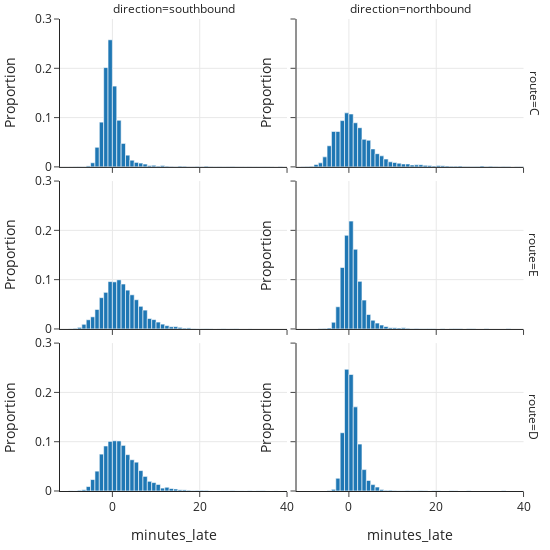

Source (notebook cell):
### Markdown cell above
# Exploring Bus Times

We learned a lot about the data as we cleaned and simplified it, but before we begin to model wait time, we want to dig deeper to better understand the phenomena of bus lateness. We have narrowed our focus to the bus activity at one stop (Third Avenue and Pike Street) over a two-month period. And, we saw that the distribution of the lateness of a bus is skewed to the right with some buses being very late indeed. In this exploratory phase, we might ask:

+ Does the distribution of lateness look the same for all three bus lines?
+ Does it matter whether the bus is traveling north or south?
+ How does the time of day relate to how late the bus is?
+ Are the buses scheduled to arrive at regular intervals throughout the day? 

Answering these questions helps us better determine how to model. 

Recall from {numref}`Chapter %s <ch:modeling>` that we found the median time a bus was late was 3/4 of a minute. But, this doesn't match the median we calculated for all bus routes and directions (1/2 a minute). Could that be due to the focus on northbound line C buses in that chapter? We can look at histograms of lateness for each of the six combinations of bus line and direction, and these histograms also address the first two questions of our exploratory phase.

### Code cell
fig = px.histogram(bus, x='minutes_late',
                   histnorm='probability density',
                   nbins = 200,
                facet_row='route', facet_col='direction',
                width=550, height=550)

fig.update_xaxes(range=[-12, 40])
fig.update_yaxes(range=[0, 0.3], 
                 title="Proportion")

fig.show()

### Figure 1 — Plotly figure (JSON) as saved in the notebook; plotly's stock layout.template omitted (floating-point values rounded to 4 significant figures; data arrays with more than 128 entries replaced by an {"elided": "..."} marker saying what was removed)
{"data": [{"alignmentgroup": "True", "bingroup": "x", "histnorm": "probability density", "hovertemplate": "route=C<br>direction=southbound<br>minutes_late=%{x}<br>probability density=%{y}<extra></extra>", "legendgroup": "", "marker": {"color": "#1F77B4", "pattern": {"shape": ""}}, "name": "", "nbinsx": 200, "offsetgroup": "", "orientation": "v", "showlegend": false, "type": "histogram", "x": {"elided": "6551 float values"}, "xaxis": "x5", "yaxis": "y5"}, {"alignmentgroup": "True", "bingroup": "x", "histnorm": "probability density", "hovertemplate": "route=C<br>direction=northbound<br>minutes_late=%{x}<br>probability density=%{y}<extra></extra>", "legendgroup": "", "marker": {"color": "#1F77B4", "pattern": {"shape": ""}}, "name": "", "nbinsx": 200, "offsetgroup": "", "orientation": "v", "showlegend": false, "type": "histogram", "x": {"elided": "6677 float values"}, "xaxis": "x6", "yaxis": "y6"}, {"alignmentgroup": "True", "bingroup": "x", "histnorm": "probability density", "hovertemplate": "route=E<br>direction=southbound<br>minutes_late=%{x}<br>probability density=%{y}<extra></extra>", "legendgroup": "", "marker": {"color": "#1F77B4", "pattern": {"shape": ""}}, "name": "", "nbinsx": 200, "offsetgroup": "", "orientation": "v", "showlegend": false, "type": "histogram", "x": {"elided": "6221 float values"}, "xaxis": "x3", "yaxis": "y3"}, {"alignmentgroup": "True", "bingroup": "x", "histnorm": "probability density", "hovertemplate": "route=E<br>direction=northbound<br>minutes_late=%{x}<br>probability density=%{y}<extra></extra>", "legendgroup": "", "marker": {"color": "#1F77B4", "pattern": {"shape": ""}}, "name": "", "nbinsx": 200, "offsetgroup": "", "orientation": "v", "showlegend": false, "type": "histogram", "x": {"elided": "6289 float values"}, "xaxis": "x4", "yaxis": "y4"}, {"alignmentgroup": "True", "bingroup": "x", "histnorm": "probability density", "hovertemplate": "route=D<br>direction=southbound<br>minutes_late=%{x}<br>probability density=%{y}<extra></extra>", "legendgroup": "", "marker": {"color": "#1F77B4", "pattern": {"shape": ""}}, "name": "", "nbinsx": 200, "offsetgroup": "", "orientation": "v", "showlegend": false, "type": "histogram", "x": {"elided": "6546 float values"}, "xaxis": "x", "yaxis": "y"}, {"alignmentgroup": "True", "bingroup": "x", "histnorm": "probability density", "hovertemplate": "route=D<br>direction=northbound<br>minutes_late=%{x}<br>probability density=%{y}<extra></extra>", "legendgroup": "", "marker": {"color": "#1F77B4", "pattern": {"shape": ""}}, "name": "", "nbinsx": 200, "offsetgroup": "", "orientation": "v", "showlegend": false, "type": "histogram", "x": {"elided": "6633 float values"}, "xaxis": "x2", "yaxis": "y2"}], "layout": {"annotations": [{"font": {}, "showarrow": false, "text": "direction=southbound", "x": 0.24, "xanchor": "center", "xref": "paper", "y": 1.0, "yanchor": "bottom", "yref": "paper"}, {"font": {}, "showarrow": false, "text": "direction=northbound", "x": 0.74, "xanchor": "center", "xref": "paper", "y": 1.0, "yanchor": "bottom", "yref": "paper"}, {"font": {}, "showarrow": false, "text": "route=D", "textangle": 90, "x": 0.98, "xanchor": "left", "xref": "paper", "y": 0.1567, "yanchor": "middle", "yref": "paper"}, {"font": {}, "showarrow": false, "text": "route=E", "textangle": 90, "x": 0.98, "xanchor": "left", "xref": "paper", "y": 0.5, "yanchor": "middle", "yref": "paper"}, {"font": {}, "showarrow": false, "text": "route=C", "textangle": 90, "x": 0.98, "xanchor": "left", "xref": "paper", "y": 0.8433, "yanchor": "middle", "yref": "paper"}], "barmode": "relative", "height": 550, "legend": {"tracegroupgap": 0}, "width": 550, "xaxis": {"anchor": "y", "domain": [0, 0.48], "range": [-12, 40], "title": {"text": "minutes_late"}, "type": "linear"}, "xaxis2": {"anchor": "y2", "domain": [0.5, 0.98], "matches": "x", "range": [-12, 40], "title": {"text": "minutes_late"}, "type": "linear"}, "xaxis3": {"anchor": "y3", "domain": [0, 0.48], "matches": "x", "range": [-12, 40], "showticklabels": false, "type": "linear"}, "xaxis4": {"anchor": "y4", "domain": [0.5, 0.98], "matches": "x", "range": [-12, 40], "showticklabels": false, "type": "linear"}, "xaxis5": {"anchor": "y5", "domain": [0, 0.48], "matches": "x", "range": [-12, 40], "showticklabels": false, "type": "linear"}, "xaxis6": {"anchor": "y6", "domain": [0.5, 0.98], "matches": "x", "range": [-12, 40], "showticklabels": false, "type": "linear"}, "yaxis": {"anchor": "x", "domain": [0, 0.3133], "range": [0, 0.3], "title": {"text": "Proportion"}}, "yaxis2": {"anchor": "x2", "domain": [0, 0.3133], "matches": "y", "range": [0, 0.3], "showticklabels": false, "title": {"text": "Proportion"}}, "yaxis3": {"anchor": "x3", "domain": [0.3433, 0.6567], "matches": "y", "range": [0, 0.3], "title": {"text": "Proportion"}}, "yaxis4": {"anchor": "x4", "domain": [0.3433, 0.6567], "matches": "y", "range": [0, 0.3], "showticklabels": false, "title": {"text": "Proportion"}}, "yaxis5": {"anchor": "x5", "domain": [0.6867, 1.0], "matches": "y", "range": [0, 0.3], "title": {"text": "Proportion"}}, "yaxis6": {"anchor": "x6", "domain": [0.6867, 1.0], "matches": "y", "range": [0, 0.3], "showticklabels": false, "title": {"text": "Proportion"}}}}
